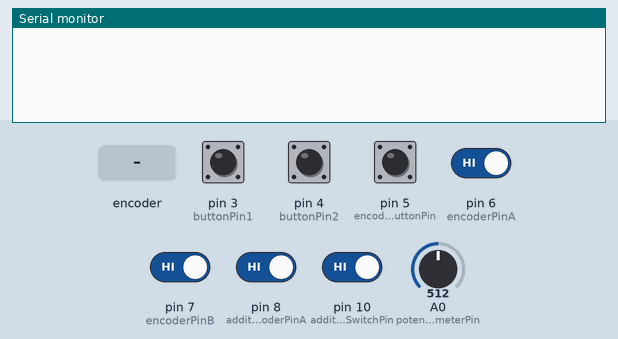
This sketch was run on a simulated Arduino Leonardo, built with avr-gcc and run on an emulated ATmega32U4. Parts: the last lines printed to the serial monitor. The inputs (shaded band) are chosen by the test bench; at power-on: pin 3 (buttonPin1), pin 4 (buttonPin2), pin 5 (encoderButtonPin), pin 6 (encoderPinA), pin 7 (encoderPinB), pin 8 (additionalEncoderPinA), pin 10 (additionalEncoderSwitchPin) HIGH, A0 (potentiometerPin) = 512.

Above: at 1.2 s.
1.3 s: rotary encoder on pin 6 (encoderPinA) / pin 7 (encoderPinB) turned 1 step (first pin leading)
At 2.3 s:
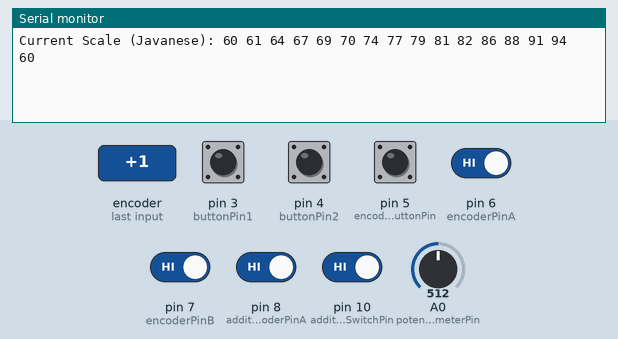
3.0 s: pin 5 (encoderButtonPin) driven LOW
At 3.9 s:
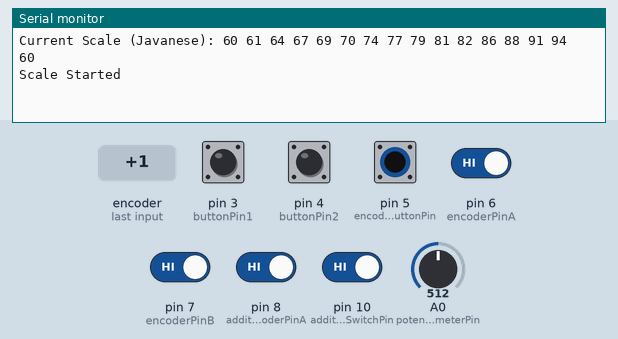
4.5 s: pin 10 (additionalEncoderSwitchPin) driven LOW
At 5.8 s:
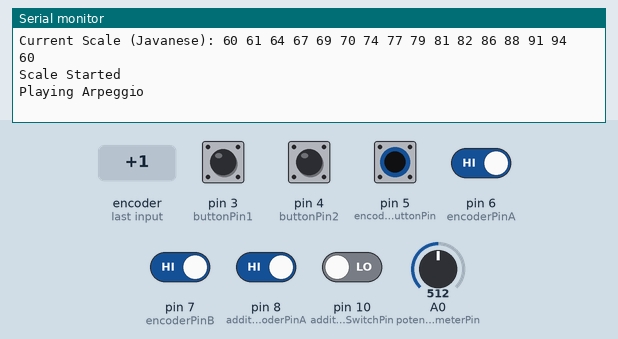
6.1 s: rotary encoder on pin 6 (encoderPinA) / pin 7 (encoderPinB) turned 3 steps (first pin leading)
At 7.8 s:
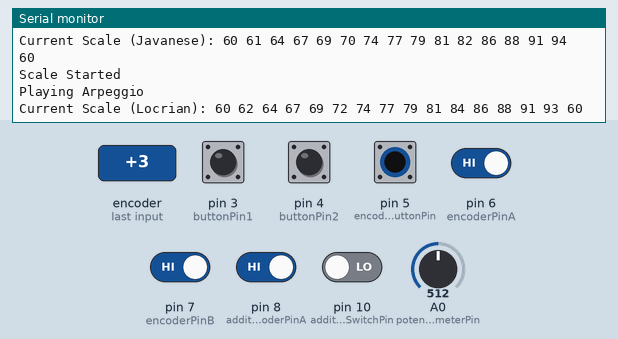
8.2 s: rotary encoder on pin 6 (encoderPinA) / pin 7 (encoderPinB) turned 2 steps (second pin leading)
At 9.6 s:
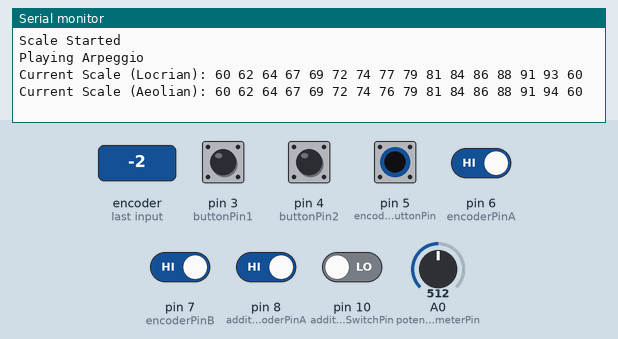
10.1 s: pin 5 (encoderButtonPin) pulsed HIGH 2 times (0.12 s each, 0.3 s apart)
At 10.51 s:
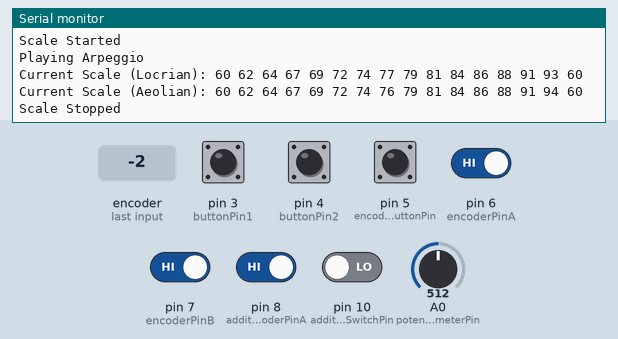

The sketch:

main.ino
```cpp
#include <MIDIUSB.h>

const int potentiometerPin = A0;  // Pin untuk potensiometer
const byte volumeCC = 7;          // Nomor CC untuk kontrol volume
const int buttonPin1 = 3;                   // Button untuk nada C4
const int buttonPin2 = 4;                   // Button untuk nada D4
const int encoderButtonPin = 5;             // Tombol encoder untuk start/stop
const int encoderPinA = 6;                  // Pin A rotary encoder
const int encoderPinB = 7;                  // Pin B rotary encoder
const int additionalEncoderPinA = 8;        // Pin A rotary encoder tambahan
const int additionalEncoderPinB = 9;        // Pin B rotary encoder tambahan
const int additionalEncoderSwitchPin = 10;  // Pin untuk tombol switch pada rotary kedua
const int scaleCount = 32;                  // Jumlah total skala
int currentScaleIndex = 0;                  // Indeks skala yang sedang dipilih
int currentNoteIndex = 0;                   // Indeks nota yang sedang dipilih dalam skala
int currentNote = 60;                       // Nada awal (C4)
int arpeggioIndex = 0;                      // appreigiator untuk sw rotary
int scales[][15] = {
  { 0, 2, 4, 5, 7, 9, 11, 12, 14, 16, 17, 19, 21, 23, 24 },     // Mayor
  { 0, 2, 3, 5, 7, 8, 10, 12, 14, 15, 17, 19, 20, 22, 24 },     // Minor
  { 0, 2, 4, 5, 6, 8, 10, 12, 14, 16, 17, 18, 20, 22, 24 },     // Arabian
  { 0, 1, 5, 7, 8, 12, 13, 17, 19, 20, 24, 25, 29, 31, 32 },    // Japanese
  { 0, 2, 4, 7, 9, 12, 14, 16, 19, 21, 24, 26, 29, 31 },        // Hungarian Minor
  { 0, 4, 5, 7, 9, 12, 16, 17, 19, 21, 24, 28, 31, 33 },        // Hungarian Major
  { 0, 1, 5, 7, 8, 12, 13, 17, 19, 20, 24, 25 },                // Spanish
  { 0, 1, 5, 7, 8, 12, 13, 17, 19, 20, 24, 25, 29, 31 },        // Gipsy
  { 0, 1, 5, 7, 8, 12, 13, 17, 19, 20, 24, 25, 29, 31, 32 },    // Balinese
  { 0, 1, 5, 7, 8, 9, 13, 17, 19, 20, 21, 25, 29, 31 },         // Persian
  { 0, 1, 2, 3, 4, 5, 6, 7, 8, 9, 10, 11, 12, 13, 14 },         // Chromatic
  { 0, 4, 7, 8, 9, 12, 16, 19, 20, 21, 24, 28 },                // Blues Minor
  { 0, 4, 7, 8, 9, 12, 13, 17, 19, 20, 24, 28, 31, 33, 36 },    // Blues Major
  { 0, 2, 5, 7, 9, 12, 14, 17, 19, 21, 24, 26, 29, 31 },        // Chinese Scale
  { 0, 2, 4, 7, 9, 12, 14, 16, 19, 21, 24, 26, 28, 31 },        // Hindu Scale
  { 0, 2, 4, 7, 9, 12, 14, 16, 19, 21, 24, 26, 28, 31 },        // Jazz Minor
  { 0, 4, 7, 9, 12, 16, 19, 21, 24, 28, 31, 33, 36, 40 },       // Pentatonic Minor
  { 0, 2, 5, 7, 9, 12, 14, 17, 19, 21, 24, 26, 29, 31 },        // Pentatonic Major
  { 0, 2, 4, 7, 9, 10, 14, 16, 19, 21, 22, 26, 28, 31 },        // Arabian 2
  { 0, 1, 4, 7, 9, 12, 14, 16, 19, 21, 24, 25, 28, 31 },        // Japanese 2
  { 0, 2, 4, 7, 9, 12, 14, 16, 19, 21, 24, 26, 28, 31, 33 },    // Bebop
  { 0, 4, 9, 14, 21, 24, 28, 33, 36, 40, 45, 50, 57, 60, 64 },  // Diminished
  { 0, 1, 5, 9, 12, 14, 17, 21, 24, 26 },                       // Alfered Pentatonic
  { 0, 1, 4, 5, 7, 9, 10, 14, 16, 19, 21, 22, 24, 28, 31 },     // Spanish 8 tones
  { 0, 1, 5, 7, 9, 12, 14, 16, 19, 21, 24, 25, 28, 31 },        // Jewish
  { 0, 1, 4, 7, 9, 10, 14, 16, 19, 21, 22, 26, 28, 31, 34 },    // Oriental
  { 0, 4, 5, 9, 12, 14, 17, 21, 24, 26, 28, 33 },               // Augmented
  { 0, 2, 7, 9, 12, 14, 17, 19, 21, 26, 28, 31 },               // Egyptian
  { 0, 2, 4, 7, 9, 10, 14, 16, 19, 21, 22, 26, 28, 31, 34 },    // Lydian
  { 0, 2, 4, 7, 9, 12, 14, 16, 19, 21, 24, 26, 28, 31, 34 },    // Mixolydian
  { 0, 2, 4, 7, 9, 12, 14, 17, 19, 21, 24, 26, 28, 31, 33 },    // Aeolian
  { 0, 1, 4, 7, 9, 10, 14, 17, 19, 21, 22, 26, 28, 31, 34 },    // Locrian
  { 0, 1, 3, 7, 8, 12, 13, 15, 19, 20, 24, 25, 27, 31, 32 }     // Javanese
};

const char* scaleNames[] = {
  "Mayor",
  "Minor",
  "Arabian",
  "Japanese",
  "Hungarian Minor",
  "Hungarian Major",
  "Spanish",
  "Gipsy",
  "Balinese",
  "Chromatic",
  "Blues Minor",
  "Blues Major",
  "Chinese Scale",
  "Hindu Scale",
  "Jazz Minor",
  "Pentatonic Minor",
  "Pentatonic Major",
  "Arabian 2",
  "Japanese 2",
  "Bebop",
  "Diminished",
  "Alfered Pentatonic",
  "Spanish 8 tones",
  "Jewish",
  "Oriental",
  "Augmented",
  "Egyptian",
  "Lydian",
  "Mixolydian",
  "Aeolian",
  "Locrian",
  "Javanese"
};


bool lastButtonState1 = HIGH;
bool lastButtonState2 = HIGH;
bool lastEncoderButtonState = HIGH;
bool lastEncoderPinAState = HIGH;
bool lastEncoderPinBState = HIGH;
bool lastAdditionalEncoderValue = HIGH;
bool lastAdditionalEncoderSwitchState = HIGH;
bool playing = false;
bool playingArpeggio = false;

void setup() {
  pinMode(buttonPin1, INPUT_PULLUP);
  pinMode(buttonPin2, INPUT_PULLUP);
  pinMode(encoderButtonPin, INPUT_PULLUP);
  pinMode(encoderPinA, INPUT_PULLUP);
  pinMode(encoderPinB, INPUT_PULLUP);
  pinMode(additionalEncoderPinA, INPUT_PULLUP);
  pinMode(additionalEncoderPinB, INPUT_PULLUP);
  pinMode(additionalEncoderSwitchPin, INPUT_PULLUP);
  Serial.begin(9600);
}

void loop() {
  bool buttonState1 = digitalRead(buttonPin1);
  bool buttonState2 = digitalRead(buttonPin2);

  if (buttonState1 == LOW && lastButtonState1 == HIGH) {
    playNote(60);  // Nada C4
    currentNote = 60;
  }

  if (buttonState2 == LOW && lastButtonState2 == HIGH) {
    playNote(62);  // Nada D4
    currentNote = 62;
  }

  lastButtonState1 = buttonState1;
  lastButtonState2 = buttonState2;

  bool encoderButtonState = digitalRead(encoderButtonPin);
  bool encoderPinAState = digitalRead(encoderPinA);
  bool encoderPinBState = digitalRead(encoderPinB);

  if (encoderButtonState == LOW && lastEncoderButtonState == HIGH) {
    if (playing) {
      playing = false;
      Serial.println("Scale Stopped");
    } else {
      playing = true;
      Serial.println("Scale Started");
      playScale(scales[currentScaleIndex]);
    }
  }

  if (encoderPinAState != lastEncoderPinAState) {
    if (encoderPinAState == LOW) {
      if (encoderPinBState == LOW) {
        // Putar ke kanan
        currentScaleIndex = (currentScaleIndex + 1) % scaleCount;
        printCurrentScale();
      } else {
        // Putar ke kiri
        currentScaleIndex = (currentScaleIndex - 1 + scaleCount) % scaleCount;
        printCurrentScale();
      }
    }
  }

  lastEncoderButtonState = encoderButtonState;
  lastEncoderPinAState = encoderPinAState;
  lastEncoderPinBState = encoderPinBState;

  delay(10);

  int additionalEncoderValue = digitalRead(additionalEncoderPinA);
  if (additionalEncoderValue != lastAdditionalEncoderValue) {
    if (additionalEncoderValue == LOW) {
      if (digitalRead(additionalEncoderPinB) == LOW) {
        // Putar ke kanan
        currentNoteIndex = (currentNoteIndex + 1) % 15;
      } else {
        // Putar ke kiri
        currentNoteIndex = (currentNoteIndex - 1 + 15) % 15;
      }
      playNoteByIndex(currentScaleIndex, currentNoteIndex);
    }
  }
  lastAdditionalEncoderValue = additionalEncoderValue;

  // hanya 1 nada saja per tekanan tombol
  // int additionalEncoderSwitchState = digitalRead(additionalEncoderSwitchPin);
  // if (additionalEncoderSwitchState == LOW && lastAdditionalEncoderSwitchState == HIGH) {
  //   // Memainkan nada random dari skala yang telah dipilih dengan mode infinite
  //   playRandomNoteFromScale(scales[currentScaleIndex]);
  // }
  // lastAdditionalEncoderSwitchState = additionalEncoderSwitchState;

  int additionalEncoderSwitchState = digitalRead(additionalEncoderSwitchPin);
  if (additionalEncoderSwitchState == LOW && lastAdditionalEncoderSwitchState == HIGH) {
    // Memainkan atau menghentikan appregiator dari skala yang dipilih
    if (playingArpeggio) {
      stopArpeggio();
    } else {
      startArpeggio();
    }
  }
  lastAdditionalEncoderSwitchState = additionalEncoderSwitchState;

  if (playingArpeggio) {
    playArpeggioNote();
  }
// Membaca nilai potensiometer
  int potValue = analogRead(potentiometerPin);

  // Menghitung nilai volume yang sesuai (dalam rentang 0-127)
  byte volumeValue = map(potValue, 0, 1023, 0, 127);

  // Mengirim perintah kontrol (control change) untuk mengubah volume
  controlChange(0, volumeCC, volumeValue);


  delay(10);
}


void startArpeggio() {
  Serial.println("Playing Arpeggio");
  playingArpeggio = true;
  arpeggioIndex = 0;
}

void stopArpeggio() {
  Serial.println("Stopped Playing Arpeggio");
  playingArpeggio = false;
  // ... (Tambahkan logika penghentian appregiator jika diperlukan)
  // ...
}

// void playArpeggioNote() {
//   int currentArpeggioNoteIndex = arpeggioIndex % 30;  // Menggandakan indeks agar kita bisa bergerak ke atas dan ke bawah
//   int arpeggioNote;

//   if (currentArpeggioNoteIndex < 15) {
//     // Memainkan nada ke atas
//     arpeggioNote = currentNote + scales[currentScaleIndex][currentArpeggioNoteIndex];
//   } else {
//     // Memainkan nada ke bawah
//     arpeggioNote = currentNote + scales[currentScaleIndex][29 - currentArpeggioNoteIndex];
//   }

//   playNote(arpeggioNote);
//   arpeggioIndex = (arpeggioIndex + 1) % 30;  // Menggunakan 30 karena kita ingin bergerak ke atas dan ke bawah
// }

void playArpeggioNote() {
  static int currentArpeggioNoteIndex = 0;

  int arpeggioNote;

  if (currentArpeggioNoteIndex < 15) {
    // Memainkan nada ke atas
    arpeggioNote = currentNote + scales[currentScaleIndex][currentArpeggioNoteIndex];
  } else {
    // Memainkan nada ke bawah
    arpeggioNote = currentNote + scales[currentScaleIndex][29 - currentArpeggioNoteIndex];
  }

  playNote(arpeggioNote);
  currentArpeggioNoteIndex = (currentArpeggioNoteIndex + 1) % 30;

  // Menyesuaikan nilai delay antara nota (sesuaikan dengan kebutuhan Anda)
  delayMicroseconds(1);  // Nilai ini dapat disesuaikan untuk meningkatkan atau mengurangi kecepatan
}

//random note per button tidak infinite
// void playRandomNoteFromScale(int scale[]) {
//   int randomNoteIndex = random(0, 15);  // Menghasilkan indeks nota acak dari skala
//   int randomNote = currentNote + scale[randomNoteIndex];
//   playNote(randomNote);
// }

void playNoteByIndex(int scaleIndex, int noteIndex) {
  int note = currentNote + scales[scaleIndex][noteIndex];
  playNote(note);
}

void playNote(int note) {
  noteOn(0, note, 64);
  MidiUSB.flush();
  delay(100);
  noteOff(0, note, 64);
  MidiUSB.flush();
}

void playScale(int scale[]) {
  for (int i = 0; i <= 15; ++i) {
    playNote(currentNote + scale[i]);
  }
}

void printCurrentScale() {
  Serial.print("Current Scale (");
  Serial.print(scaleNames[currentScaleIndex]);
  Serial.print("): ");
  for (int i = 0; i <= 15; ++i) {
    Serial.print(currentNote + scales[currentScaleIndex][i]);
    Serial.print(" ");
  }
  Serial.println();
}

void noteOn(byte channel, byte pitch, byte velocity) {
  midiEventPacket_t noteOn = { 0x09, 0x90 | channel, pitch, velocity };
  MidiUSB.sendMIDI(noteOn);
}

void noteOff(byte channel, byte pitch, byte velocity) {
  midiEventPacket_t noteOff = { 0x08, 0x80 | channel, pitch, velocity };
  MidiUSB.sendMIDI(noteOff);
}

void controlChange(byte channel, byte control, byte value) {
  midiEventPacket_t event = { 0x0B, 0xB0 | channel, control, value };
  MidiUSB.sendMIDI(event);
}

void programChange(byte channel, byte program) {
  midiEventPacket_t message = { 0x0C, 0xC0 | channel, program, 0 };
  MidiUSB.sendMIDI(message);
}

void channelPressure(byte channel, byte pressure) {
  midiEventPacket_t message = { 0x0D, 0xD0 | channel, pressure, 0 };
  MidiUSB.sendMIDI(message);
}

void aftertouch(byte channel, byte note, byte pressure) {
  midiEventPacket_t message = { 0x02, 0xA0 | channel, note, pressure };
  MidiUSB.sendMIDI(message);
}

void polyAftertouch(byte channel, byte note, byte pressure) {
  midiEventPacket_t message = { 0x02, 0xD0 | channel, note, pressure };
  MidiUSB.sendMIDI(message);
}
```

Measured:
- after the input at 1.3 s, the serial monitor: prints a new line at once (image 1)
- after the input at 3.0 s, the serial monitor: prints a new line at once (image 2)
- after the input at 4.5 s, the serial monitor: prints a new line after 0.14 s (image 3)
- after the input at 6.1 s, the serial monitor: prints a new line after 0.22 s (image 4)
- after the input at 8.2 s, the serial monitor: prints a new line after 0.07 s (image 5)
- after the input at 10.1 s, the serial monitor: prints a new line after 0.23 s (image 6)
